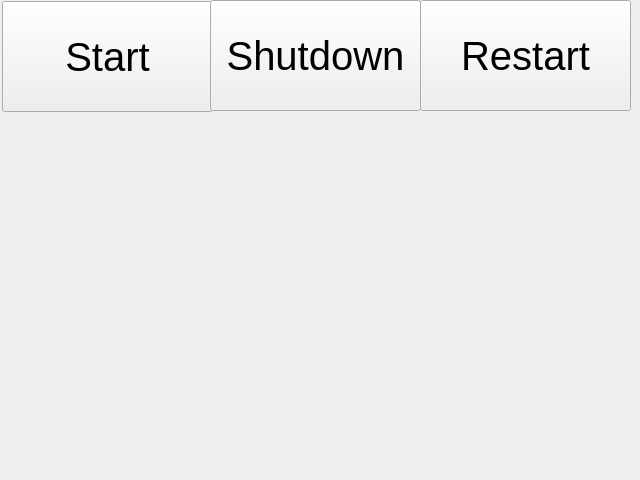
<?xml version="1.0" encoding="UTF-8"?>
<ui version="4.0">
 <class>Form</class>
 <widget class="QWidget" name="Form">
  <property name="geometry">
   <rect>
    <x>0</x>
    <y>0</y>
    <width>640</width>
    <height>480</height>
   </rect>
  </property>
  <property name="windowTitle">
   <string>Form</string>
  </property>
  <widget class="QWidget" name="widget" native="true">
   <property name="geometry">
    <rect>
     <x>0</x>
     <y>0</y>
     <width>640</width>
     <height>480</height>
    </rect>
   </property>
   <widget class="QPushButton" name="startBtn">
    <property name="geometry">
     <rect>
      <x>2</x>
      <y>1</y>
      <width>211</width>
      <height>111</height>
     </rect>
    </property>
    <property name="font">
     <font>
      <pointsize>30</pointsize>
     </font>
    </property>
    <property name="text">
     <string>Start</string>
    </property>
   </widget>
   <widget class="QPushButton" name="shutdownBtn">
    <property name="geometry">
     <rect>
      <x>210</x>
      <y>0</y>
      <width>211</width>
      <height>111</height>
     </rect>
    </property>
    <property name="font">
     <font>
      <pointsize>30</pointsize>
     </font>
    </property>
    <property name="text">
     <string>Shutdown</string>
    </property>
   </widget>
   <widget class="QPushButton" name="restartBtn">
    <property name="geometry">
     <rect>
      <x>420</x>
      <y>0</y>
      <width>211</width>
      <height>111</height>
     </rect>
    </property>
    <property name="font">
     <font>
      <pointsize>30</pointsize>
     </font>
    </property>
    <property name="text">
     <string>Restart</string>
    </property>
   </widget>
   <widget class="QLabel" name="imgLabel">
    <property name="geometry">
     <rect>
      <x>120</x>
      <y>130</y>
      <width>390</width>
      <height>300</height>
     </rect>
    </property>
    <property name="text">
     <string/>
    </property>
    <property name="scaledContents">
     <bool>true</bool>
    </property>
   </widget>
  </widget>
 </widget>
 <resources/>
 <connections/>
</ui>
